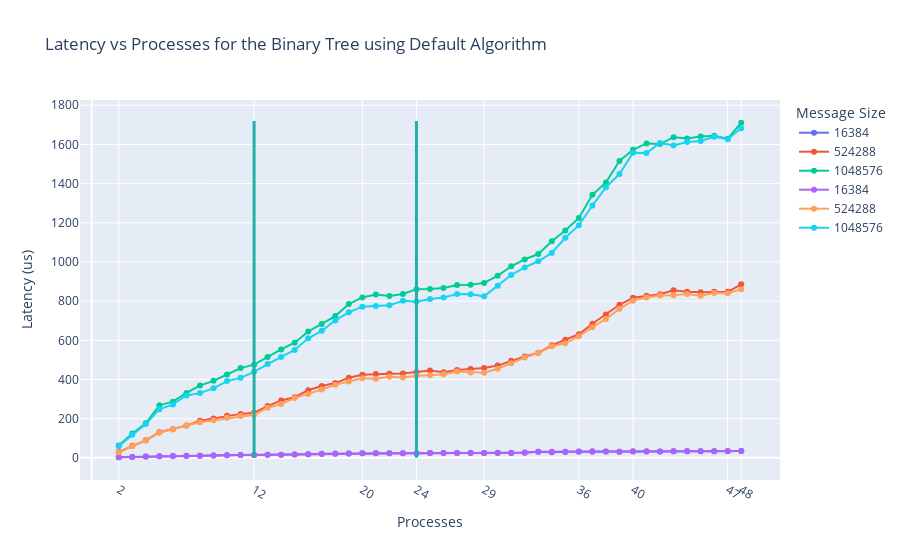

Notebook code for this chart:
### Code cell
# Initialize the figure
fig = go.Figure()
# Draw a vertical line at x = 12 and x = 24
fig.add_shape(type="line", x0=12, y0=0, x1=12, y1=1720, line=dict(color="LightSeaGreen", width=3))
fig.add_shape(type="line", x0=24, y0=0, x1=24, y1=1720, line=dict(color="LightSeaGreen", width=3))
# Start plotting the data
for selected in range(len(binary_tree_df)):
	# The two runs
	used_df = binary_tree_df[selected]
	for message_size in message_sizes:
		# Only plot for 512KB and 1MB, a.k.a. one fitting entirely in L1 (and one not fitting
		if message_size in [16384, 524288, 1048576]:
			# Plot the data
			fig.add_trace(go.Scatter(x=used_df[used_df['MessageSize']==message_size]['Processes'], 
									y=used_df[used_df['MessageSize']==message_size]['Latency'],
									mode='lines+markers', name=str(message_size)))
# Update the layout by naming the appropirate tings and highlighting some places of interest in the x-axis
fig.update_layout(title='Latency vs Processes for the Binary Tree using Default Algorithm', 
					xaxis_title='Processes', 
					yaxis_title='Latency (us)', 
					legend_title='Message Size',
					xaxis=dict(tickvals=[2, 12, 20, 24, 29, 36, 40, 47, 48])
				)
fig.show()

### Figure 1 — Plotly figure (JSON) as saved in the notebook; plotly's stock layout.template omitted (floating-point values rounded to 4 significant figures)
{"data": [{"mode": "lines+markers", "name": "16384", "type": "scatter", "x": [2, 3, 4, 5, 6, 7, 8, 9, 10, 11, 12, 13, 14, 15, 16, 17, 18, 19, 20, 21, 22, 23, 24, 25, 26, 27, 28, 29, 30, 31, 32, 33, 34, 35, 36, 37, 38, 39, 40, 41, 42, 43, 44, 45, 46, 47, 48], "y": [3.1, 4.72, 6.81, 8.49, 9.49, 10.16, 11.37, 12.35, 13.53, 14.26, 14.5, 15.54, 16.19, 16.77, 18.8, 20.68, 21.37, 22.25, 22.9, 23.04, 23.25, 23.97, 23.83, 24.27, 24.5, 24.95, 24.8, 24.73, 24.86, 25.01, 26.98, 31.67, 28.69, 31.66, 32.03, 34.33, 32.6, 31.8, 31.98, 32.46, 32.47, 33.98, 33.35, 33.73, 33.86, 33.93, 34.56]}, {"mode": "lines+markers", "name": "524288", "type": "scatter", "x": [2, 3, 4, 5, 6, 7, 8, 9, 10, 11, 12, 13, 14, 15, 16, 17, 18, 19, 20, 21, 22, 23, 24, 25, 26, 27, 28, 29, 30, 31, 32, 33, 34, 35, 36, 37, 38, 39, 40, 41, 42, 43, 44, 45, 46, 47, 48], "y": [30.11, 61.4, 89.33, 130.7, 146.6, 164.7, 189.6, 200.8, 214.4, 224.5, 230.5, 264.2, 293.2, 309.4, 345.6, 366.6, 381.7, 409.2, 423.7, 427.6, 428.8, 430.8, 437.3, 446.0, 437.3, 448.5, 453.2, 458.9, 471.0, 495.1, 517.9, 536.0, 574.6, 602.9, 631.0, 684.7, 732.0, 781.4, 817.8, 827.4, 835.1, 855.4, 848.1, 845.2, 847.9, 847.9, 885.9]}, {"mode": "lines+markers", "name": "1048576", "type": "scatter", "x": [2, 3, 4, 5, 6, 7, 8, 9, 10, 11, 12, 13, 14, 15, 16, 17, 18, 19, 20, 21, 22, 23, 24, 25, 26, 27, 28, 29, 30, 31, 32, 33, 34, 35, 36, 37, 38, 39, 40, 41, 42, 43, 44, 45, 46, 47, 48], "y": [62.52, 124.8, 176.5, 268.4, 286.8, 331.4, 368.8, 393, 425.4, 458.3, 475.7, 514.8, 553.3, 587.9, 644.9, 683.8, 723.5, 785.3, 818.8, 834.2, 826.4, 836.6, 861.3, 861.6, 867.0, 881.8, 883.4, 893.1, 929.5, 978.1, 1013.0, 1041.0, 1105.0, 1160.0, 1225.0, 1343.0, 1406.0, 1515.0, 1573.0, 1605.0, 1602.0, 1637.0, 1630.0, 1640.0, 1644.0, 1629.0, 1711.0]}, {"mode": "lines+markers", "name": "16384", "type": "scatter", "x": [2, 3, 4, 5, 6, 7, 8, 9, 10, 11, 12, 13, 14, 15, 16, 17, 18, 19, 20, 21, 22, 23, 24, 25, 26, 27, 28, 29, 30, 31, 32, 33, 34, 35, 36, 37, 38, 39, 40, 41, 42, 43, 44, 45, 46, 47, 48], "y": [3.14, 4.66, 6.81, 8.29, 9.46, 10.04, 11.35, 12.57, 13.36, 14.15, 14.51, 15.63, 16.48, 17.28, 18.72, 20.19, 21.69, 22.36, 23.06, 23.9, 23.71, 23.93, 23.99, 24.21, 24.9, 24.93, 25.55, 25.29, 25.61, 25.72, 26.65, 31.05, 31.37, 30.12, 31.46, 31.81, 32.15, 31.18, 34.28, 34.11, 33.03, 33.49, 33.76, 33.67, 34.32, 34.38, 34.96]}, {"mode": "lines+markers", "name": "524288", "type": "scatter", "x": [2, 3, 4, 5, 6, 7, 8, 9, 10, 11, 12, 13, 14, 15, 16, 17, 18, 19, 20, 21, 22, 23, 24, 25, 26, 27, 28, 29, 30, 31, 32, 33, 34, 35, 36, 37, 38, 39, 40, 41, 42, 43, 44, 45, 46, 47, 48], "y": [28.9, 59.08, 87.65, 128.4, 144.8, 165.1, 182.0, 191.7, 204.5, 213.4, 220.0, 255.6, 275.2, 305.0, 325.7, 349.1, 372.7, 389.4, 405.8, 403.5, 414.2, 410.0, 418.8, 422.0, 427.3, 440.7, 435.6, 434.3, 455.1, 482.8, 511.9, 535.2, 569.3, 585.0, 620.4, 667.2, 709.4, 760.7, 802.7, 819.1, 828.8, 829.6, 837.0, 827.1, 841.6, 840.6, 861.3]}, {"mode": "lines+markers", "name": "1048576", "type": "scatter", "x": [2, 3, 4, 5, 6, 7, 8, 9, 10, 11, 12, 13, 14, 15, 16, 17, 18, 19, 20, 21, 22, 23, 24, 25, 26, 27, 28, 29, 30, 31, 32, 33, 34, 35, 36, 37, 38, 39, 40, 41, 42, 43, 44, 45, 46, 47, 48], "y": [59.49, 118.1, 172.6, 247.5, 272.8, 318.6, 330.5, 354.8, 392.0, 408.3, 439.2, 478.8, 515.3, 551.1, 610.1, 648.4, 701.5, 743.0, 771.7, 774.6, 778.6, 801.9, 797.3, 810.6, 819.1, 836.0, 835.8, 824.5, 878.8, 933.5, 972.1, 1004.0, 1046.0, 1123.0, 1188.0, 1288.0, 1381.0, 1449.0, 1558.0, 1556.0, 1608.0, 1595.0, 1612.0, 1617.0, 1639.0, 1626.0, 1682.0]}], "layout": {"legend": {"title": {"text": "Message Size"}}, "shapes": [{"line": {"color": "LightSeaGreen", "width": 3}, "type": "line", "x0": 12, "x1": 12, "y0": 0, "y1": 1720}, {"line": {"color": "LightSeaGreen", "width": 3}, "type": "line", "x0": 24, "x1": 24, "y0": 0, "y1": 1720}], "title": {"text": "Latency vs Processes for the Binary Tree using Default Algorithm"}, "xaxis": {"tickvals": [2, 12, 20, 24, 29, 36, 40, 47, 48], "title": {"text": "Processes"}}, "yaxis": {"title": {"text": "Latency (us)"}}}}
